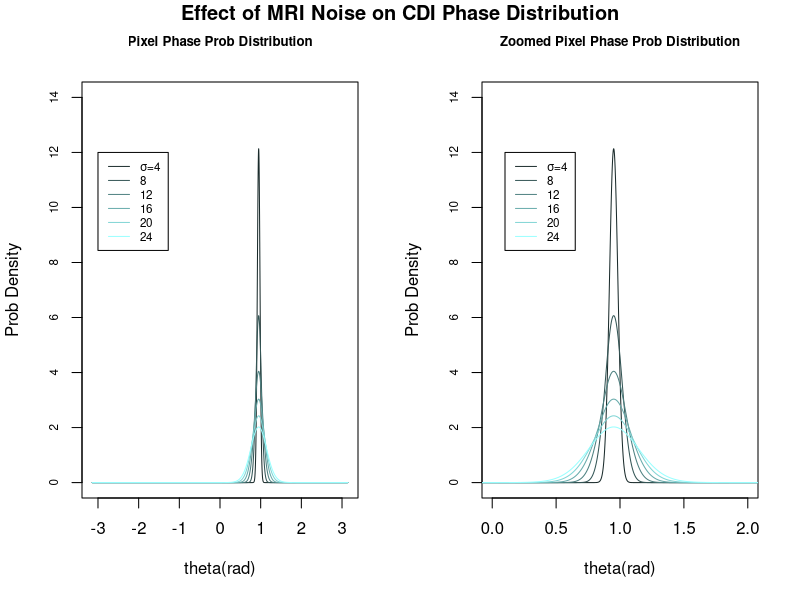

This chart was generated by the following R code:
library(VGAM)
rm(list=ls())
graphics.off()
theta<-seq(-pi,pi,0.0001)
col_leg<-NULL
par(mfrow=c(1,2))
R<-70
I<-50
for (sigma in seq(4,24,4)){
     c<-2*I*cos(theta)+2*R*sin(theta)
     f1<-1/(pi*sigma^2)*(sigma^2/2+c/2*exp((c^2)/(4*sigma^2))*(sqrt(pi)*sigma/2-sqrt(pi)*sigma/2*erf(-c/(2*sqrt(sigma)))))*exp(-(I^2+R^2)/(sigma^2))
     if (sigma==4){p1<-plot(theta, f1, type="n", main="Pixel Phase Prob Distribution",cex.main=0.8,ylim=c(0,14),ylab="Prob Density",xlab='theta(rad)',yaxt="n")
     axis(2,cex.axis=0.7)
     }
     lines(theta, f1, type="l",col=rgb(1/40*sigma,1/24*sigma,1/24*sigma))
     col_leg<-c(col_leg,rgb(1/40*sigma,1/24*sigma,1/24*sigma))
}
legend(-3, 12, legend=c(expression(paste(sigma,'=4 ')),'8','12','16','20','24'),
       lty=1, cex=0.7,col=col_leg)
for (sigma in seq(4,24,4)){
  c<-2*I*cos(theta)+2*R*sin(theta)
  f1<-1/(pi*sigma^2)*(sigma^2/2+c/2*exp((c^2)/(4*sigma^2))*(sqrt(pi)*sigma/2-sqrt(pi)*sigma/2*erf(-c/(2*sqrt(sigma)))))*exp(-(I^2+R^2)/(sigma^2))
  if (sigma==4){p2<-plot(theta, f1, type="n", main="Zoomed Pixel Phase Prob Distribution",cex.main=0.8,ylim=c(0,14),xlim=c(0,2),ylab="Prob Density",xlab='theta(rad)',yaxt="n")
  axis(2,cex.axis=0.7)
  }
    lines(theta, f1, type="l",col=rgb(1/40*sigma,1/24*sigma,1/24*sigma))
  col_leg<-c(col_leg,rgb(1/40*sigma,1/24*sigma,1/24*sigma))
}
legend(0.1, 12, legend=c(expression(paste(sigma,'=4 ')),'8','12','16','20','24'),
       lty=1, cex=0.7,col=col_leg)
title('Effect of MRI Noise on CDI Phase Distribution',outer=TRUE,line=-1)
